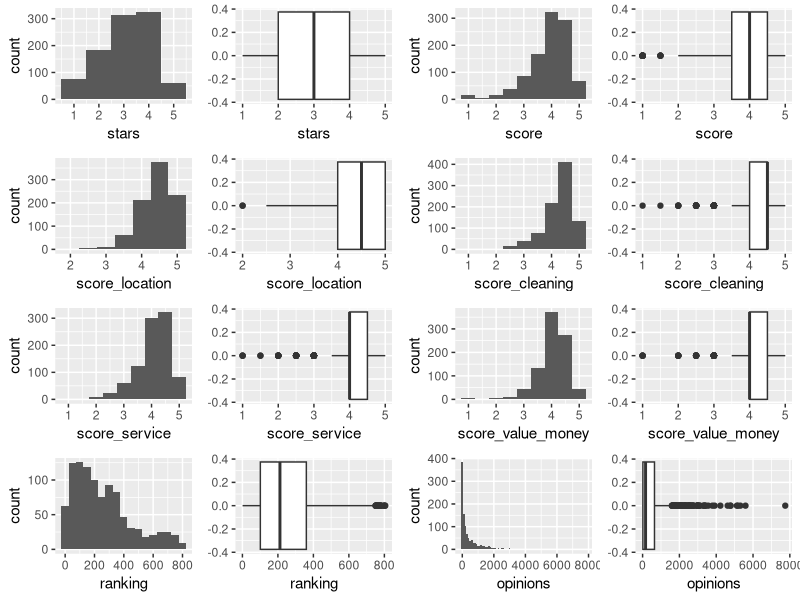
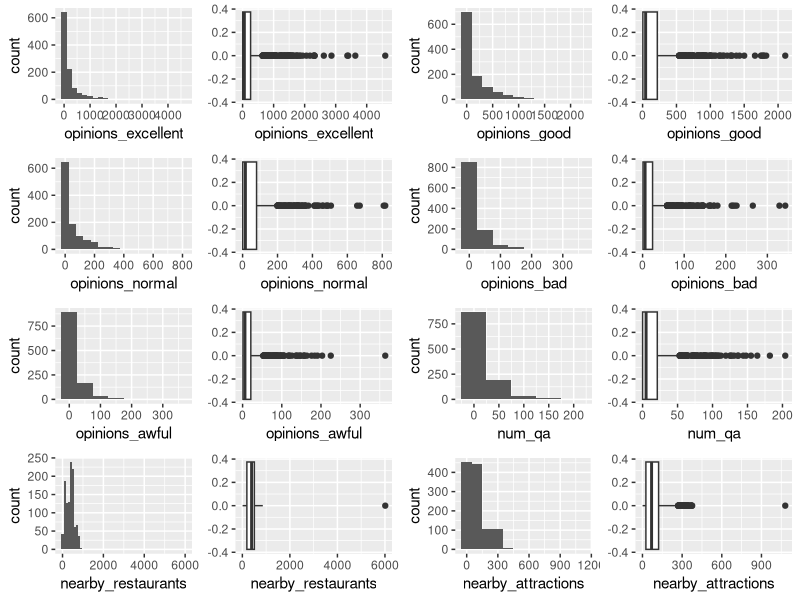
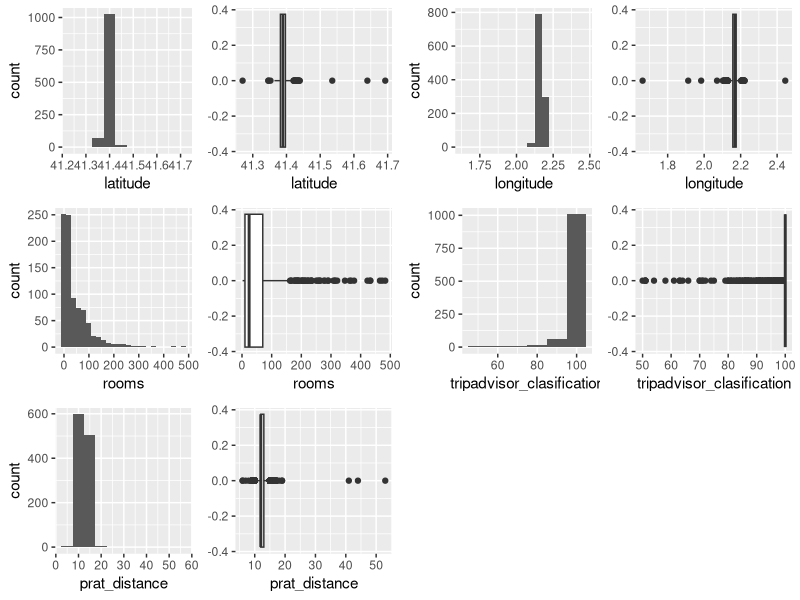
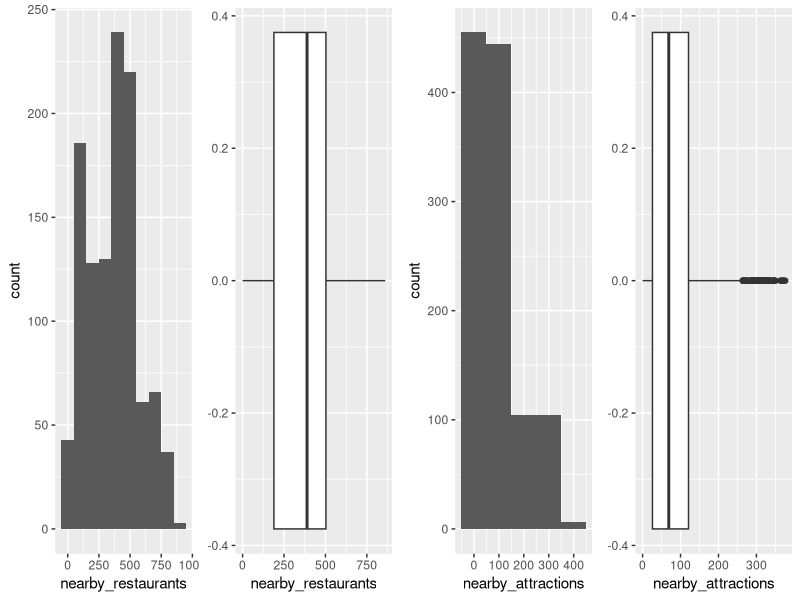
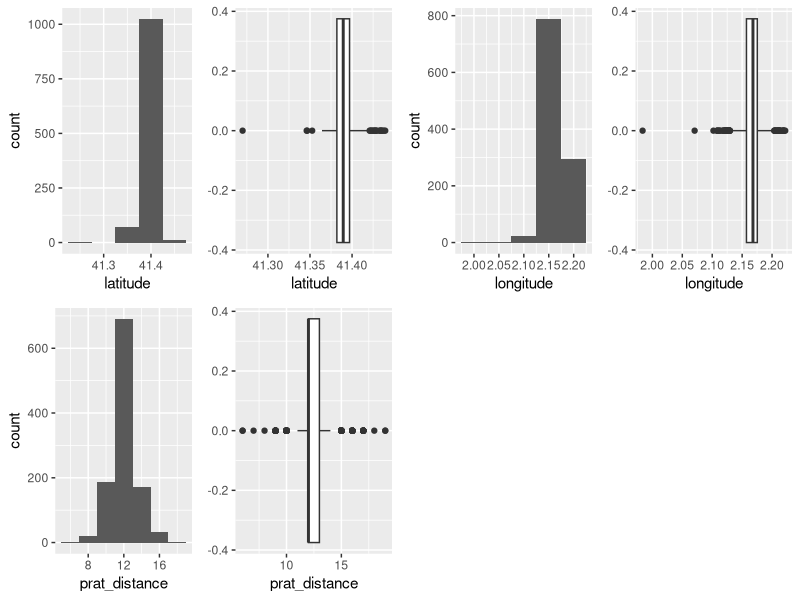
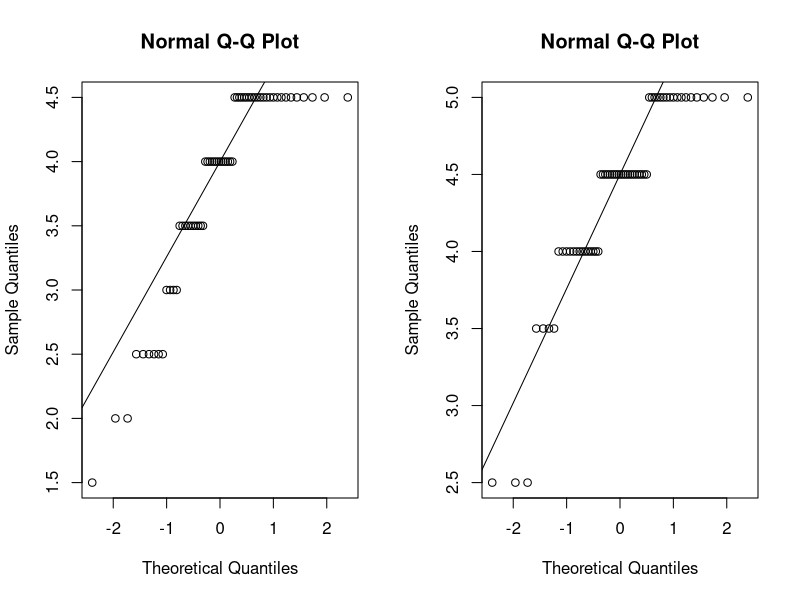
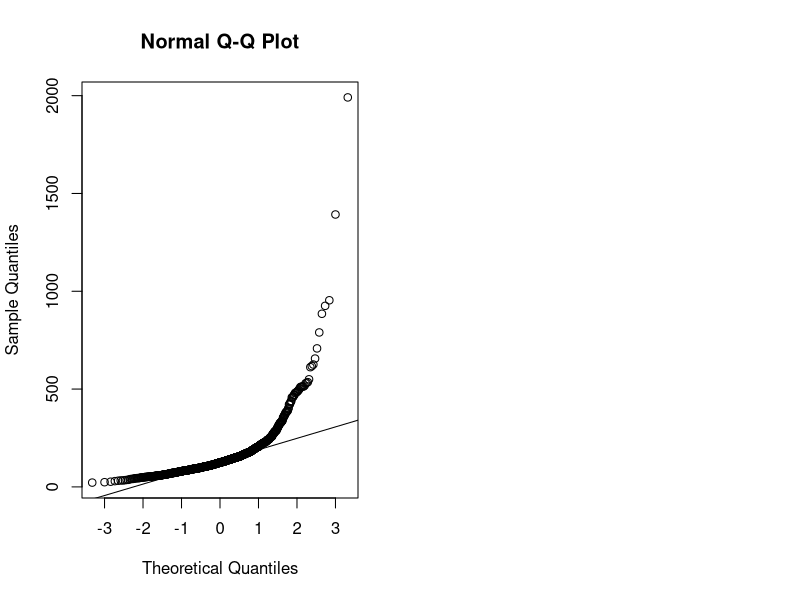

Write R code to recreate these figures, in order.
## ---- chunk 1
library(stringr)
library(ggplot2)
library(gridExtra)

df <- read.csv("tripadvisor_barcelona_hotels.csv", encoding = "UTF-8")
str(df, strict.width="wrap")
## ---- chunk 2
# eliminamos las 3 variables mencionadas
df <- df[, !(names(df) %in% c("name", "timestamp", "price"))]
# eliminamos las filas que tengan nulos en price_range (string vacío)
df <- df[df$price_range != "",]
## ---- chunk 3
catergorical_vars <- c("has_swimming_pool", "has_bar", "has_restaurant", "has_breakfast", 
                       "has_gym", "has_reception_24h" , "has_ac", "has_strongbox", 
                       "admits_pets", "suites", "sea_views_rooms",  "non_smoking_rooms", 
                       "landmarks_views_rooms", "city_views_rooms", "family_rooms", 
                       "style", "language_spanish", "language_catalan", "language_french", 
                       "language_english", "language_italian", "language_bulgarian", 
                       "language_russian", "language_portuguese")
for(v in catergorical_vars){
  df[[v]] <- factor(df[[v]])
}
## ---- chunk 4
head(df$price_range, 3)
price_range_clean <- str_replace_all(df$price_range, "€|[:space:]|\\.", "")
price_range_clean <- str_split(price_range_clean, "-")
new_price_range <- rep(NA, length(price_range_clean))
for(i in 1:length(price_range_clean)){
  range <- as.list(price_range_clean[i][[1]])
  if(range[[1]] != ""){
    m <- mean(c(strtoi(range[[1]]), strtoi(range[[2]])))
    new_price_range[i] <- m
  }
}
df$price_range <- new_price_range
head(df$price_range, 3)

# discretizar
df$price_range_disc[df$price_range < 60] <- "Barato"
df$price_range_disc[(df$price_range >= 60) & (df$price_range < 150)] <- "Medio"
df$price_range_disc[(df$price_range >= 150) & (df$price_range < 300)] <- "Caro"
df$price_range_disc[df$price_range >= 300] <- "Lujo"
df$price_range_disc <- factor(df$price_range_disc, 
                              levels = c("Barato", "Medio", "Caro", "Lujo"))
head(df$price_range_disc, 3)
## ---- chunk 5
head(df$tripadvisor_clasification, 5)
new_class <- rep(NA, nrow(df))
for(i in 1:nrow(df)){
  cl <- df$tripadvisor_clasification[i]
  index <- str_locate(cl, " de 100")[1]
  new_class[i] <- as.integer(str_sub(cl, 1, index))
}
df$tripadvisor_clasification <- new_class
head(df$tripadvisor_clasification, 5)
## ---- chunk 6
head(df$zone)
## ---- chunk 7
df$zone <- factor(substr(df$zone, 1, str_locate(df$zone, " / |$") - 1))
head(df$zone)
## ---- chunk 8
df$district[df$zone %in% c("El Ensanche (Eixample)")] <- "Eixample"
df$district[df$zone %in% c("Sants-Montjuïc", "La Marina de Port", 
                           "Montjuic")] <- "Sants-Montjuïc"
df$district[df$zone %in% c("Les Corts de Sarrià", "Pedralbes",
                           "La Maternitat i Sant Ramon")] <- "Les Corts"
df$district[df$zone %in% c("Sarrià", "Sant Gervasi-Galvany", "Sant Gervasi-La Bonanova", 
                           "El Putxet i el Farró", "Les Tres Torres")] <- "Sarrià"
df$district[df$zone %in% c("Vallcarca i els Penitents", "El Coll", "La Salut", 
                           "Vila de Gràcia", 
                           "El Camp d'en Grassot i Gràcia Nova")] <- "Gràcia"
df$district[df$zone %in% c("La Vila Olímpica del Poblenou", 
                           "El Parc i la Llacuna del Poblenou", 
                           "Poblenou", "Diagonal Mar i el Front Marítim del Poblenou", 
                           "El Clot", "Provençals del Poblenou", 
                           "Sant Martí")] <- "Sant Martí"
df$district[df$zone %in% c("Sant Andreu de Palomar", "Sant Andreu", "La Sagrera", 
                           "El Bon Pastor")] <- "Sant Andreu"
df$district[df$zone %in% c("Ciutat Vella")] <- "Ciutat Vella"
df$district[df$zone %in% c("Nou Barris")] <- "Nou Barris"
df$district[df$zone %in% c("La Vall d'Hebron", "Horta-Guinardó" )] <- "Horta-Guinardó"
df$district <- factor(df$district)
summary(df$district)
## ---- chunk 9
colSums(is.na(df))
## ---- chunk 10
# opinión
opinion_vars <- c("opinions", "opinions_excellent", "opinions_good", "opinions_normal", 
                  "opinions_bad", "opinions_awful", "num_qa")
for(var in opinion_vars){
  df[[var]][is.na(df[[var]])] <- 0
}
# prat_distance, latitude, longitude, nearby_restaurants,  nearby_attractions
median_vars <- c("prat_distance", "latitude", "longitude", "nearby_restaurants", 
                 "nearby_attractions")
for(var in median_vars){
  df[[var]][is.na(df[[var]])] <- median(df[[var]], na.rm = TRUE)
}
colSums(is.na(df))
## ---- chunk 11
hist1 <- ggplot(data=df, aes(x=stars)) + geom_histogram(binwidth = 1)
box1 <- ggplot(data=df, aes(stars)) + geom_boxplot()
hist2 <- ggplot(data=df, aes(x=score)) + geom_histogram(binwidth = 0.5)
box2 <- ggplot(data=df, aes(score)) + geom_boxplot()
hist3 <- ggplot(data=df, aes(x=score_location)) + geom_histogram(binwidth = 0.5)
box3 <- ggplot(data=df, aes(score_location)) + geom_boxplot()
hist4 <- ggplot(data=df, aes(x=score_cleaning)) + geom_histogram(binwidth = 0.5)
box4 <- ggplot(data=df, aes(score_cleaning)) + geom_boxplot()
hist5 <- ggplot(data=df, aes(x=score_service)) + geom_histogram(binwidth = 0.5)
box5 <- ggplot(data=df, aes(score_service)) + geom_boxplot()
hist6 <- ggplot(data=df, aes(x=score_value_money)) + geom_histogram(binwidth = 0.5)
box6 <- ggplot(data=df, aes(score_value_money)) + geom_boxplot()
hist7 <- ggplot(data=df, aes(x=ranking)) + geom_histogram(binwidth = 50)
box7 <- ggplot(data=df, aes(ranking)) + geom_boxplot()
hist8 <- ggplot(data=df, aes(x=opinions)) + geom_histogram(binwidth = 100)
box8 <- ggplot(data=df, aes(opinions)) + geom_boxplot()
grid.arrange(hist1, box1, hist2, box2, hist3, box3, hist4, box4, hist5, box5, hist6, box6,
             hist7, box7, hist8, box8, ncol = 4)

hist1 <- ggplot(data=df, aes(x=opinions_excellent)) + geom_histogram(binwidth = 200) 
box1 <- ggplot(data=df, aes(opinions_excellent)) + geom_boxplot() 
hist2 <- ggplot(data=df, aes(x=opinions_good)) + geom_histogram(binwidth = 200) 
box2 <- ggplot(data=df, aes(opinions_good)) + geom_boxplot() 
hist3 <- ggplot(data=df, aes(x=opinions_normal)) + geom_histogram(binwidth = 50) 
box3 <- ggplot(data=df, aes(opinions_normal)) + geom_boxplot() 
hist4 <- ggplot(data=df, aes(x=opinions_bad)) + geom_histogram(binwidth = 50) 
box4 <- ggplot(data=df, aes(opinions_bad)) + geom_boxplot() 
hist5 <- ggplot(data=df, aes(x=opinions_awful)) + geom_histogram(binwidth = 50) 
box5 <- ggplot(data=df, aes(opinions_awful)) + geom_boxplot() 
hist6 <- ggplot(data=df, aes(x=num_qa)) + geom_histogram(binwidth = 50) 
box6 <- ggplot(data=df, aes(num_qa)) + geom_boxplot() 
hist7 <- ggplot(data=df, aes(x=nearby_restaurants)) + geom_histogram(binwidth = 100) 
box7 <- ggplot(data=df, aes(nearby_restaurants)) + geom_boxplot() 
hist8 <- ggplot(data=df, aes(x=nearby_attractions )) + geom_histogram(binwidth = 100) 
box8 <- ggplot(data=df, aes(nearby_attractions )) + geom_boxplot() 
grid.arrange(hist1, box1, hist2, box2, hist3, box3, hist4, box4, hist5, box5, hist6, box6,
             hist7, box7, hist8, box8, ncol = 4)
## ---- chunk 12
hist1 <- ggplot(data=df, aes(x=latitude)) + geom_histogram(binwidth = 0.05) 
box1 <- ggplot(data=df, aes(latitude)) + geom_boxplot() 
hist2 <- ggplot(data=df, aes(x=longitude)) + geom_histogram(binwidth = 0.05) 
box2 <- ggplot(data=df, aes(longitude)) + geom_boxplot() 
hist3 <- ggplot(data=df, aes(x=rooms)) + geom_histogram(binwidth = 20) 
box3 <- ggplot(data=df, aes(rooms)) + geom_boxplot() 
hist4 <- ggplot(data=df, aes(x=tripadvisor_clasification)) + geom_histogram(binwidth = 10) 
box4 <- ggplot(data=df, aes(tripadvisor_clasification)) + geom_boxplot() 
hist5 <- ggplot(data=df, aes(x=prat_distance)) + geom_histogram(binwidth = 5) 
box5 <- ggplot(data=df, aes(prat_distance)) + geom_boxplot()
grid.arrange(hist1, box1, hist2, box2, hist3, box3, hist4, box4, hist5, box5, ncol = 4)

## ---- chunk 13
df$nearby_restaurants[df$nearby_restaurants > 5000] <- 0
df$nearby_attractions[df$nearby_attractions > 1000] <- 0
## ---- chunk 14
hist1 <- ggplot(data=df, aes(x=nearby_restaurants)) + geom_histogram(binwidth = 100) 
box1 <- ggplot(data=df, aes(nearby_restaurants)) + geom_boxplot() 
hist2 <- ggplot(data=df, aes(x=nearby_attractions )) + geom_histogram(binwidth = 100) 
box2 <- ggplot(data=df, aes(nearby_attractions )) + geom_boxplot() 
grid.arrange(hist1, box1, hist2, box2, ncol = 4)
## ---- chunk 15
df <- df[df$prat_distance < 30,]
## ---- chunk 16
hist1 <- ggplot(data=df, aes(x=latitude)) + geom_histogram(binwidth = 0.05) 
box1 <- ggplot(data=df, aes(latitude)) + geom_boxplot() 
hist2 <- ggplot(data=df, aes(x=longitude )) + geom_histogram(binwidth = 0.05) 
box2 <- ggplot(data=df, aes(longitude )) + geom_boxplot()
hist3 <- ggplot(data=df, aes(x=prat_distance)) + geom_histogram(binwidth = 2) 
box3 <- ggplot(data=df, aes(prat_distance)) + geom_boxplot() 
grid.arrange(hist1, box1, hist2, box2, hist3, box3, ncol = 4)
## ---- chunk 17
table(df$price_range_disc)
cleaning_cheap <- df$score_cleaning[df$price_range_disc == "Barato"]
cleaning_luxury <- df$score_cleaning[df$price_range_disc == "Lujo"]
## ---- chunk 18
par(mfrow=c(1,2))
qqnorm(cleaning_cheap)
qqline(cleaning_cheap)
qqnorm(cleaning_luxury)
qqline(cleaning_luxury)
shapiro.test(x = cleaning_cheap)
shapiro.test(x = cleaning_luxury)
## ---- chunk 19
var.test(cleaning_cheap, cleaning_luxury)
## ---- chunk 20
wilcox.test(cleaning_cheap, cleaning_luxury , alternative = "less")
## ---- chunk 21
qqnorm(df$price_range)
qqline(df$price_range)
shapiro.test(df$price_range)
## ---- chunk 22
price_sants <- df$price_range[df$district == "Sants-Montjuïc"]
price_ciutat_vella <- df$price_range[df$district == "Ciutat Vella"]
price_eixample <- df$price_range[df$district == "Eixample"]
price_sant_marti <- df$price_range[df$district == "Sant Martí"]
var.test(price_sants, price_eixample)
var.test(price_sant_marti, price_ciutat_vella)
## ---- chunk 23
wilcox.test(price_eixample, price_sants, alternative = "greater")
wilcox.test(price_sant_marti, price_ciutat_vella, alternative = "two.sided")
